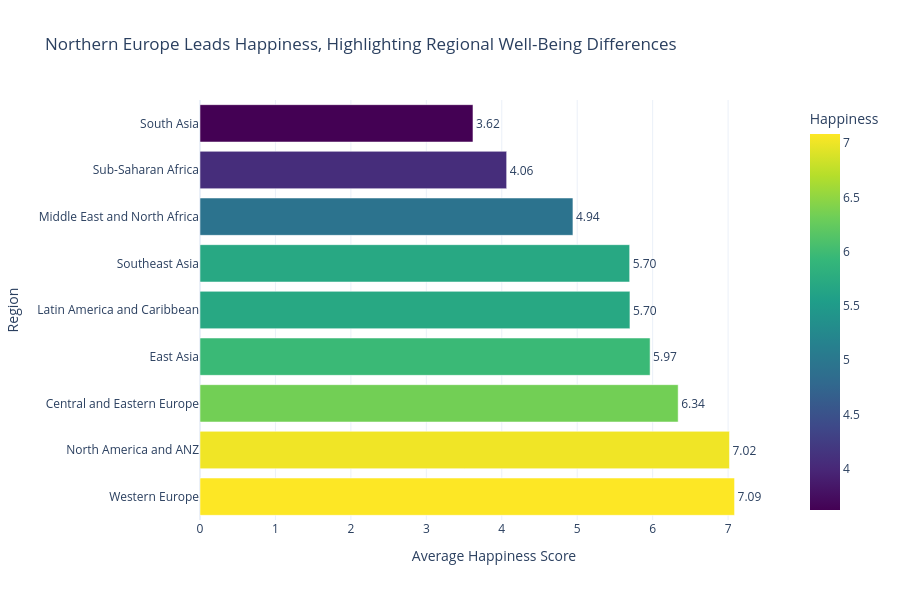

This figure's notebook cell:
### Code cell
# Step 2: Build the horizontal bar chart

fig = px.bar(
    region_avg,
    x='Happiness_Score',
    y='Region',
    orientation='h',
    text='Happiness_Score',
    color='Happiness_Score',
    color_continuous_scale='Viridis',
    title='Northern Europe Leads Happiness, Highlighting Regional Well-Being Differences'
)

# Put the happiest region at the top
fig.update_yaxes(autorange='reversed')

# Start x-axis from zero
fig.update_xaxes(
    range=[0, region_avg['Happiness_Score'].max() * 1.1],
    title='Average Happiness Score'
)

# Design improvements
fig.update_traces(
    texttemplate='%{text:.2f}',
    textposition='outside'
)

fig.update_layout(
    yaxis_title='Region',
    coloraxis_colorbar_title='Happiness',
    height=600,
    template='plotly_white'
)

fig.show()

### Figure 1 — Plotly figure (JSON) as saved in the notebook; plotly's stock layout.template omitted (floating-point values rounded to 4 significant figures)
{"data": [{"hovertemplate": "Happiness_Score=%{marker.color}<br>Region=%{y}<extra></extra>", "legendgroup": "", "marker": {"color": [3.618, 4.065, 4.943, 5.695, 5.699, 5.966, 6.338, 7.018, 7.086], "coloraxis": "coloraxis", "pattern": {"shape": ""}}, "name": "", "orientation": "h", "showlegend": false, "text": [3.618, 4.065, 4.943, 5.695, 5.699, 5.966, 6.338, 7.018, 7.086], "textposition": "outside", "texttemplate": "%{text:.2f}", "type": "bar", "x": [3.618, 4.065, 4.943, 5.695, 5.699, 5.966, 6.338, 7.018, 7.086], "xaxis": "x", "y": ["South Asia", "Sub-Saharan Africa", "Middle East and North Africa", "Southeast Asia", "Latin America and Caribbean", "East Asia", "Central and Eastern Europe", "North America and ANZ", "Western Europe"], "yaxis": "y"}], "layout": {"barmode": "relative", "coloraxis": {"autocolorscale": false, "colorbar": {"title": {"text": "Happiness"}}, "colorscale": [[0, "#440154"], [0.1111, "#482878"], [0.2222, "#3e4989"], [0.3333, "#31688e"], [0.4444, "#26828e"], [0.5556, "#1f9e89"], [0.6667, "#35b779"], [0.7778, "#6ece58"], [0.8889, "#b5de2b"], [1, "#fde725"]]}, "height": 600, "legend": {"tracegroupgap": 0}, "title": {"text": "Northern Europe Leads Happiness, Highlighting Regional Well-Being Differences"}, "xaxis": {"anchor": "y", "domain": [0, 1], "range": [0, 7.794], "title": {"text": "Average Happiness Score"}}, "yaxis": {"anchor": "x", "autorange": "reversed", "domain": [0, 1], "title": {"text": "Region"}}}}
